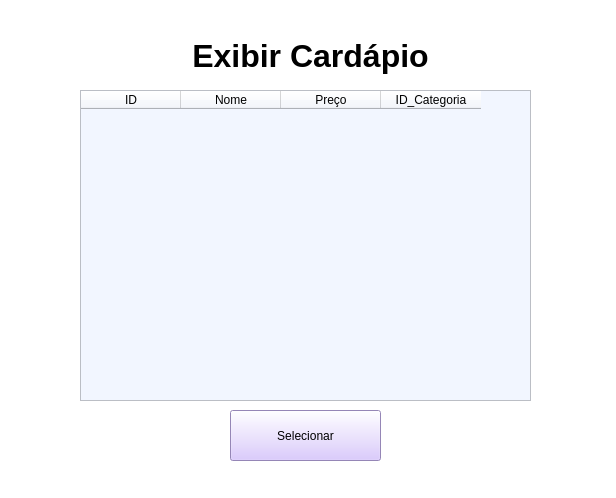
<?xml version="1.0" encoding="UTF-8"?>
<ui version="4.0">
 <class>MainWindow</class>
 <widget class="QMainWindow" name="MainWindow">
  <property name="geometry">
   <rect>
    <x>0</x>
    <y>0</y>
    <width>616</width>
    <height>498</height>
   </rect>
  </property>
  <property name="windowTitle">
   <string>MainWindow</string>
  </property>
  <property name="styleSheet">
   <string notr="true">background-color: rgb(255, 255, 255);</string>
  </property>
  <widget class="QWidget" name="centralwidget">
   <widget class="QLabel" name="label">
    <property name="geometry">
     <rect>
      <x>0</x>
      <y>30</y>
      <width>621</width>
      <height>51</height>
     </rect>
    </property>
    <property name="font">
     <font>
      <family>Microsoft JhengHei UI</family>
      <pointsize>24</pointsize>
      <bold>true</bold>
     </font>
    </property>
    <property name="text">
     <string>Exibir Cardápio</string>
    </property>
    <property name="alignment">
     <set>AlignCenter</set>
    </property>
   </widget>
   <widget class="QPushButton" name="bt_reservarMesa_2">
    <property name="geometry">
     <rect>
      <x>230</x>
      <y>410</y>
      <width>151</width>
      <height>51</height>
     </rect>
    </property>
    <property name="styleSheet">
     <string notr="true">background-color: rgb(209, 187, 255);</string>
    </property>
    <property name="text">
     <string>Selecionar</string>
    </property>
   </widget>
   <widget class="QTableWidget" name="tabela_cardapio">
    <property name="geometry">
     <rect>
      <x>80</x>
      <y>90</y>
      <width>451</width>
      <height>311</height>
     </rect>
    </property>
    <property name="styleSheet">
     <string notr="true">background-color: rgb(242, 246, 255);</string>
    </property>
    <column>
     <property name="text">
      <string>ID</string>
     </property>
    </column>
    <column>
     <property name="text">
      <string>Nome</string>
     </property>
    </column>
    <column>
     <property name="text">
      <string>Preço</string>
     </property>
    </column>
    <column>
     <property name="text">
      <string>ID_Categoria</string>
     </property>
    </column>
   </widget>
  </widget>
  <widget class="QStatusBar" name="statusbar"/>
 </widget>
 <resources/>
 <connections/>
</ui>
